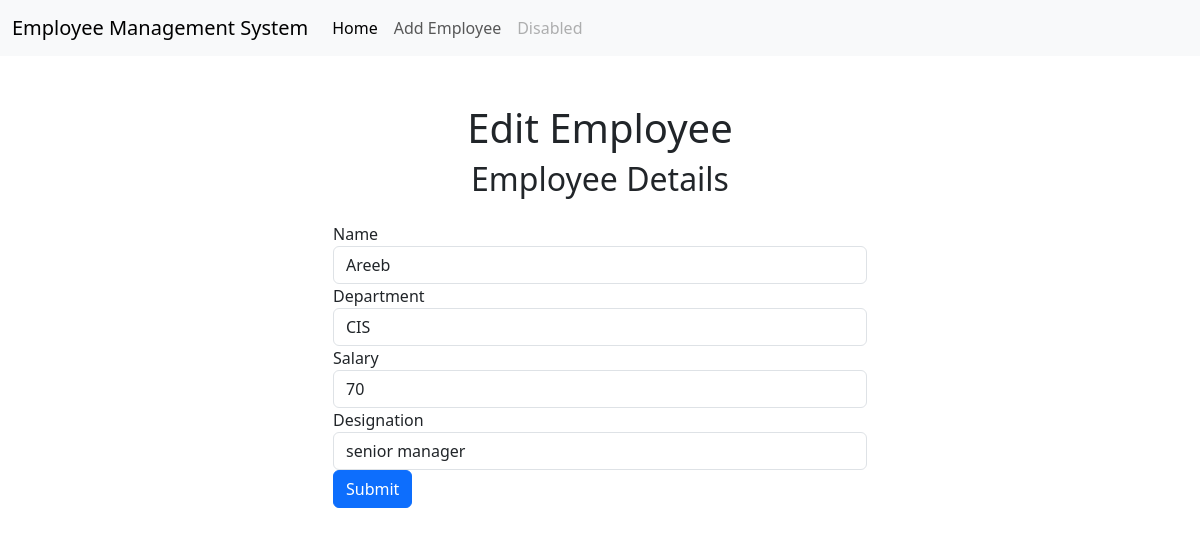
Page /emp/edit_emp/1 on the committed database.
### emp/models.py (models this page shows)
class employee_MS(models.Model):
    name = models.CharField(max_length=200)
    department = models.CharField(max_length=200) 		#department name or office number
    salary = models.IntegerField()					#salary in thousands
    designation = models.CharField(max_length=200)

### emp/views.py (the view)
# urls.py: path('edit_emp/<int:emp_id>', edit_emp),
def edit_emp(request, emp_id):
    emp = employee_MS.objects.get(pk=emp_id)
    return render(request, 'emp/edit.html', {
        'emp': emp,
    })

### captureDress/templates/emp/edit.html (shortened to what this page needs)
<!DOCTYPE html>
<html lang="en">
<head>
    <link href="https://cdn.jsdelivr.net/npm/bootstrap@5.3.0-alpha3/dist/css/bootstrap.min.css" rel="stylesheet">
</head>
<body>
    {% include 'emp/navbar.html' %}
    <div class="container">
        <div class="container mt-5">
            <div class="row justify-content-center">
                <div class="col-md-6">
                  <h1 class="row justify-content-center">Edit Employee</h1>
                <h2 class="text-center mb-4">Employee Details</h2>
                <form method="post" action="/emp/update_emp/{{emp.id}}">
                  <div class="form-group">
                    <label for="name">Name</label>
                    <input type="text" class="form-control" id="name" name="emp_name" placeholder="Enter name" value="{{emp.name}}">
                  </div>
                  <div class="form-group">
                    <label for="dept">Department</label>
                    <input type="text" class="form-control" id="dept" name="emp_dept" placeholder="Enter department" value="{{emp.department}}">
                  </div>
                  <div class="form-group">
                    <label for="salary">Salary</label>
                    <input type="text" class="form-control" id="salary" name="emp_sal" placeholder="Enter salary" value="{{emp.salary}}">
                  </div>
                  <div class="form-group">
                    <label for="designation">Designation</label>
                    <input type="text" class="form-control" id="designation" name="emp_desig" placeholder="Enter designation" value="{{emp.designation}}">
                </div>
                  <button type="submit" class="btn btn-primary">Submit</button>
                </form>
              </div>
            </div>
          </div>
</body>
</html>

### rows in the picture
employee_MS: emp_name "Areeb", emp_dept "CIS", emp_sal "70", emp_desig "senior manager"
